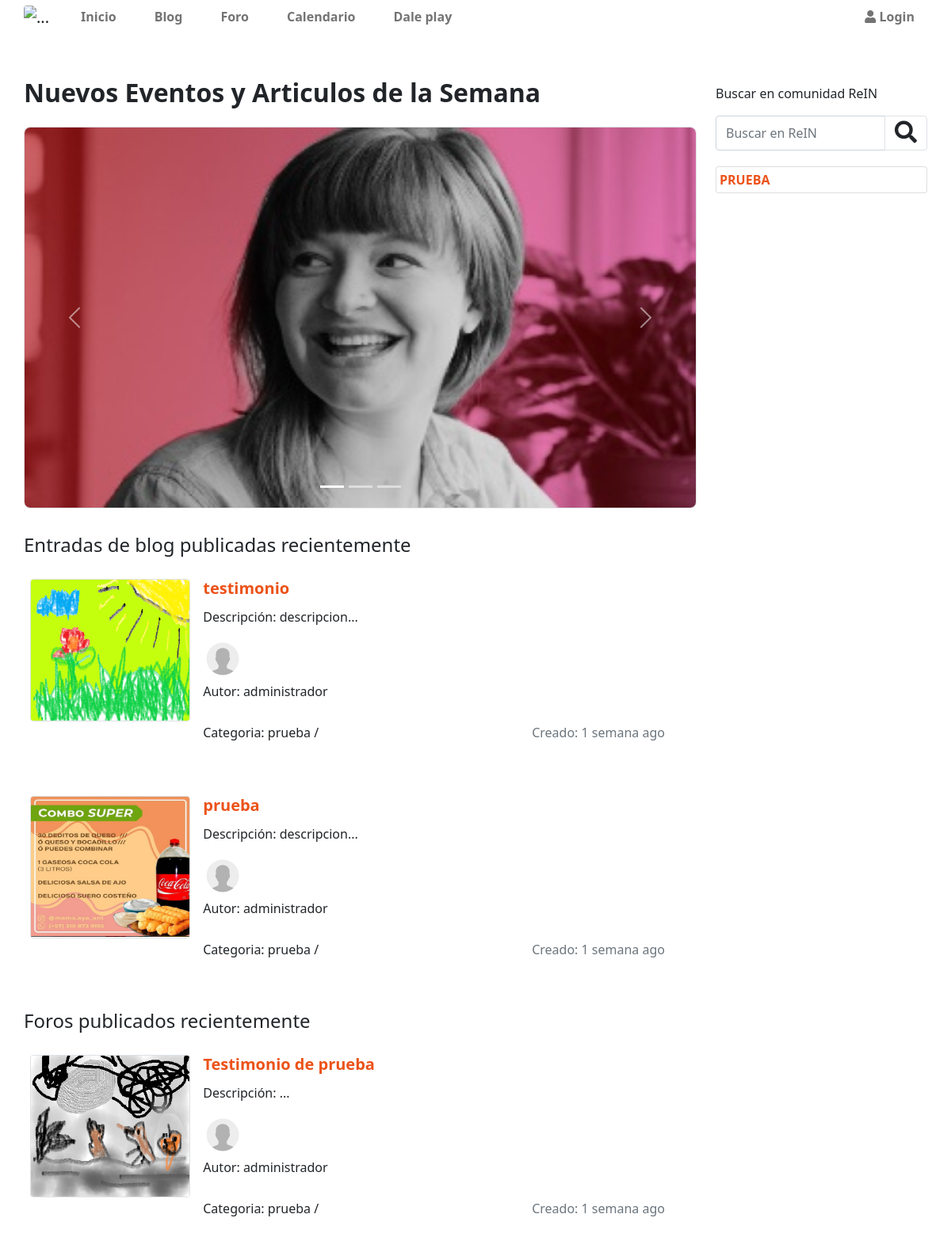
Before: /apprein/ with the older database file.
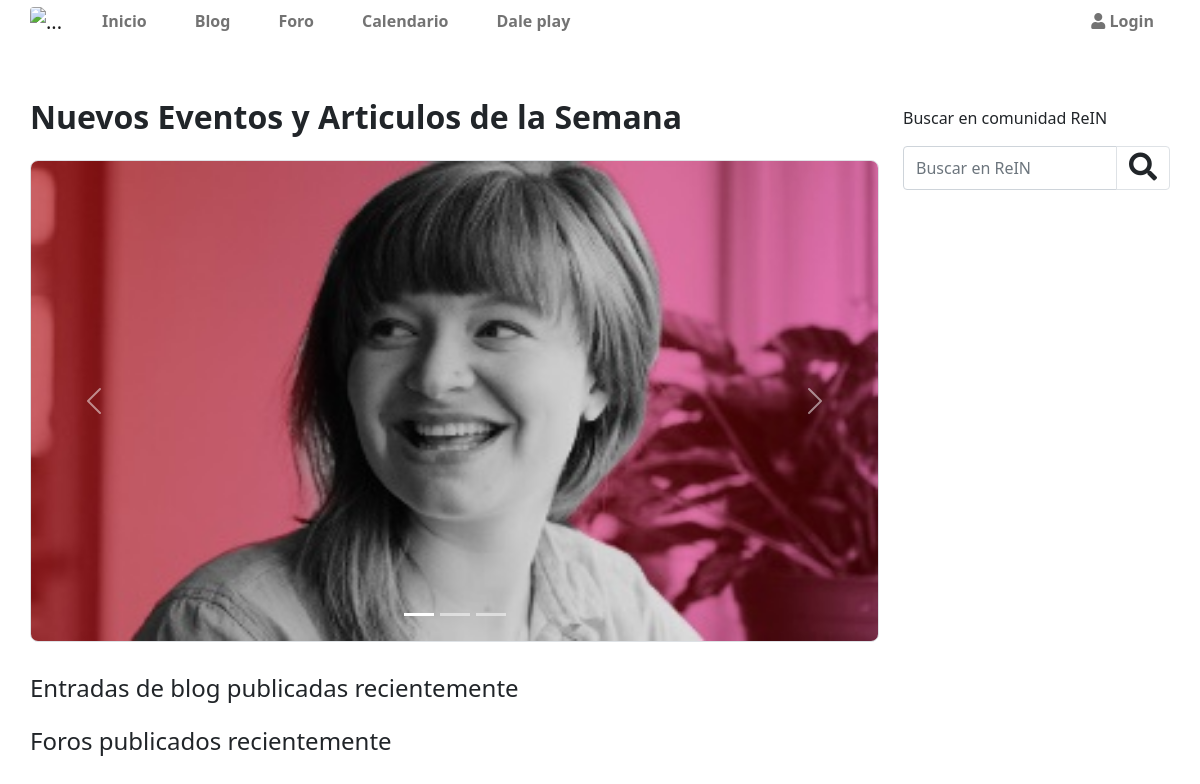
After: the same page with the newer database file.
### appblog/models.py (models this page shows, shortened)
class blogm(models.Model):
    tituloblog=models.CharField(max_length=120,verbose_name='Titulo')
    contenidoblog=models.TextField(verbose_name='Descripción del blog')
    autorblog=models.ForeignKey(User,on_delete=models.CASCADE,related_name='blogm',verbose_name='Autor')
    imagenblog=models.ImageField(default='logo.jpg',upload_to='blog',null=True,blank=True,verbose_name='Imagen del blog')
    categoriablog = models.ManyToManyField(categorias,related_name='categoriasblog',verbose_name='Categorias')
    created=models.DateTimeField(auto_now_add=True)
    updated=models.DateTimeField(auto_now_add=True)
    class Meta:
        verbose_name='blogm'
        verbose_name_plural='blogms'
        ordering = ['-created']

### apprein/models.py (models this page shows, shortened)
class perfil(models.Model):
    user = models.OneToOneField(User,on_delete=models.CASCADE)
    biografia = models.CharField(default='Bienvenido a mi perfil',max_length=140)
    imagenperfil = models.ImageField(default='perfil/userdefault.jpg', upload_to='perfil',null=True,blank=True)
    nombreempesauser = models.ForeignKey(empresasm,on_delete=models.CASCADE,related_name='nombreempresauser',null=True,blank=True, verbose_name='Elija la empresa:')
    puesto_cargo = models.CharField(max_length=140)
    class Meta:
        verbose_name='perfil'
        verbose_name_plural='perfils'

### appcategorias/models.py (models this page shows, shortened)
class categorias(models.Model):
    nombre=models.CharField(max_length=50)
    created=models.DateTimeField(auto_now_add=True)
    updated=models.DateTimeField(auto_now_add=True)
    class Meta:
        verbose_name='categoria'
        verbose_name_plural='categorias'
        ordering = ['-created']

### appforo/models.py (models this page shows, shortened)
class forom(models.Model):
    tituloforo=models.CharField(max_length=50,verbose_name='Titulo del foro:')
    contenidoforo=models.TextField(verbose_name='Descripción del foro:')
    imagenforo=models.ImageField(default='img/logo.jpg', upload_to='foro',verbose_name='Imagen del foro:')
    autorforo=models.ForeignKey(User,on_delete=models.CASCADE,related_name='foroms', verbose_name='Autor del foro:')
    categoriasforo=models.ManyToManyField(categorias,related_name='categoriasforo',verbose_name='Categorias')
    created=models.DateTimeField(auto_now_add=True)
    updated=models.DateTimeField(auto_now_add=True)
    class Meta:
        verbose_name='forom'
        verbose_name_plural='foroms'
        ordering = ['-created']

### apprein/views.py (the view)
# urls.py: path('',views.home, name='home'),
def home(request):
     articulospublicados = blogm.objects.all()[:3]
     eventos = eventosm.objects.all()[:3]
     page = request.GET.get('page',1)
     try:
          paginator = Paginator(eventos,3)
          eventos = paginator.page(page)
     except:
          raise Http404
     contexto = {
          'articulospublicados':articulospublicados,
          'eventos':eventos,
          'foros':forom.objects.all()[:3],
          'paginator':paginator,
     }
     return render(request,"apprein/home.html",contexto)

### apprein/context_processors.py (called while the page is built)
def data_templates(request):
    cat = categorias.objects.all()
    subcat = subcategorias.objects.all()
    blog = blogm.objects.all()
    notiblog = notificacionesblog.objects.all().count()
    notiforo = notificacionesforo.objects.all().count()
    notieventos = notificacioneseventos.objects.all().count()
    return{
        'categorias':cat,
        'subcat':subcat,
        'notificaciones':(notiblog+notiforo+notieventos)
    }

### apprein/templates/apprein/home.html (shortened to what this page needs)
{% extends "apprein/plantilla.html" %}
{% load humanize %}
{% load static %}
{% block content %}
<div class="row">
  <div class="col-12 col-lg-12">
    <div class="row d-flex">
      {% include "apprein/snipets/apprein/homeslider.html" %}
    </div>
    <div class="row">
     {% include 'apprein/snipets/apprein/entradasrecienteblog.html' %}
    </div>
    <div class="row">
      {% include 'apprein/snipets/apprein/homeforo.html' %}
     </div>
  </div>
</div>
{% endblock  %}

### apprein/templates/apprein/snipets/apprein/entradasrecienteblog.html (shortened to what this page needs)
{% load static %}
{% load humanize %}
<div class="col-12 col-lg-12 mt-3">
    <h4 class="h4">Entradas de blog publicadas recientemente</h4>
    {% if articulospublicados %}
    {% for articulos in articulospublicados  %}
    <div class="card mb-2 p-3 border-0">
      <div class="row">
        <div class="col-12 col-lg-3 p-1">
          <div class="container text-center d-flex flex-column p-0">
            <img src="{{ articulos.imagenblog.url }}" class="w-100 border rounded" height="180" alt="...">
          </div>
        </div>
        <div class="col-12 col-lg-9">
          <div class="row">
            <div class="col-12">
              <h6 class="py-1 text-start fs-5 fw-bold"><a class="enlace"
                  href="{% url 'mostrarblog' articulos.id %}">{{ articulos.tituloblog }}</a></h6>
            </div>
            <div class="col-12">
              <p>Descripción: {{articulos.contenidoblog | slice:":60"}}...</p>
            </div>
            <div class="col-6">
              <img src="{{ articulos.autorblog.perfil.imagenperfil.url }}" alt="" class="rounded-circle" width="50"
                height="50">
              <p class="py-1">Autor: {{articulos.autorblog}} </p>
            </div>
            <div class="col-12 d-flex justify-content-between">
              <p class="py-2">Categoria:
                {% for c in articulos.categoriablog.all  %}
                {{c.nombre}} /
                {% endfor %}
              </p>
              <p class="py-2 px-4 text-muted">Creado: {{ articulos.created | naturaltime }}</p>
            </div>
          </div>
        </div>
      </div>
    </div>
    {% endfor %}
    {% endif %}
  </div>

### apprein/templates/apprein/snipets/apprein/homeforo.html
{% load static %}
{% load humanize %}
<div class="col-12 col-lg-12 mt-3">
    <h4 class="h4">Foros publicados recientemente</h4>
    {% if foros %}
    {% for articulosforo in foros  %}
    <div class="card mb-2 p-3 border-0">
      <div class="row">
        <div class="col-12 col-lg-3 p-1">
          <div class="container text-center d-flex flex-column p-0">
            <img src="{{ articulosforo.imagenforo.url }}" class="w-100 border rounded" height="180" alt="...">
          </div>
        </div>
        <div class="col-12 col-lg-9">
          <div class="row">
            <div class="col-12">
              <h6 class="py-1 text-start fs-5 fw-bold"><a class="enlace"
                  href="{% url 'mostrarblog' articulosforo.id %}">{{ articulosforo.tituloforo }}</a></h6>
            </div>
            <div class="col-12">
              <p>Descripción: {{articulos.contenidoforo | slice:":60"}}...</p>
            </div>
            <div class="col-6">
              <img src="{{ articulosforo.autorforo.perfil.imagenperfil.url }}" alt="" class="rounded-circle" width="50"
                height="50">
              <p class="py-1">Autor: {{articulosforo.autorforo}} </p>
            </div>
            <div class="col-12 d-flex justify-content-between">
              <p class="py-2">Categoria:
                {% for c in articulosforo.categoriasforo.all  %}
                {{c.nombre}} /
                {% endfor %}
              </p>
              <p class="py-2 px-4 text-muted">Creado: {{ articulosforo.created | naturaltime }}</p>
            </div>
          </div>
        </div>
      </div>
    </div>
    {% endfor %}
    {% endif %}
  </div>

### apprein/templates/apprein/snipets/apprein/sidebar.html (shortened to what this page needs)
<div class="col-12 col-lg-3">
    <p class="mt-3">Buscar en comunidad ReIN</p>
    <form action="/apprein/buscador/" method="get" class="d-flex">
        <div class="input-group mb-3">
          <input type="text" name="buscar" class="form-control" value="{{valor}}"  placeholder="Buscar en ReIN" aria-label="Recipient's username" aria-describedby="button-addon2">
          <button class="btn btn-outline-light border" type="submit" id="button-addon2"><i class="fas fa-search fs-3 text-dark"></i></button>
        </div>
      </form>
    {% if categorias %}
        {% for cat in categorias  %}
        <ul class="list-group">
            <li class="list-group-item d-flex my-1 justify-content-between p-1 ">
                <div class="d-flex">
                    <a href="{% url 'resultadosporcategoria' cat.id %}" class=" text-uppercase enlace m-auto fw-bold">{{cat.nombre}}</a>
                </div>
            </li>
        </ul>
        {% endfor %}
    {% endif %}
    </div>
  </div>

Changed rows visible on the page:
removed blogm: imagenblog (picture), tituloblog "testimonio", contenidoblog "descripcion", autorblog.perfil.imagenperfil (placeholder picture), autorblog "administrador", created "1 semana ago"
removed categorias: nombre "prueba", nombre "PRUEBA"
removed blogm: imagenblog (picture), tituloblog "prueba", contenidoblog "descripcion", autorblog.perfil.imagenperfil (placeholder picture), autorblog "administrador", created "1 semana ago"
removed forom: imagenforo (picture), tituloforo "Testimonio de prueba", autorforo.perfil.imagenperfil (placeholder picture), autorforo "administrador", created "1 semana ago"
